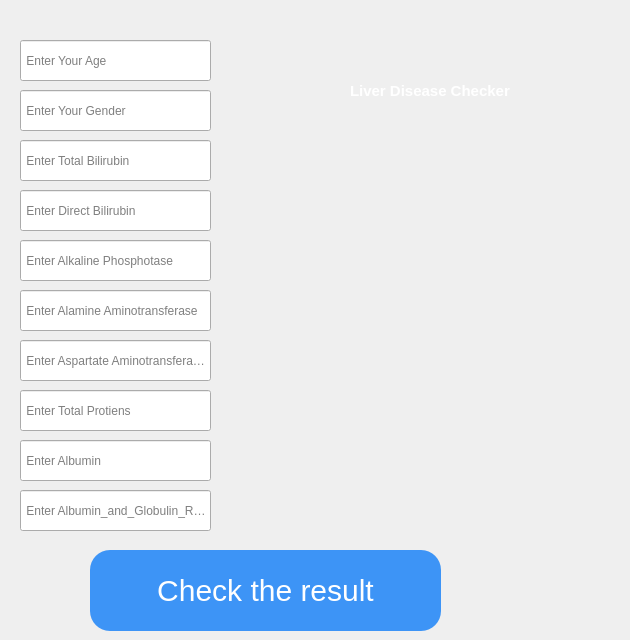
  <widget class="QWidget" name="centralwidget">
   <widget class="QLineEdit" name="lineEdit_1">
    <property name="geometry">
     <rect>
      <x>20</x>
      <y>40</y>
      <width>191</width>
      <height>41</height>
     </rect>
    </property>
    <property name="toolTip">
     <string/>
    </property>
    <property name="text">
     <string/>
    </property>
    <property name="placeholderText">
     <string> Enter Your Age</string>
    </property>
   </widget>
   <widget class="QLineEdit" name="lineEdit_2">
    <property name="geometry">
     <rect>
      <x>20</x>
      <y>90</y>
      <width>191</width>
      <height>41</height>
     </rect>
    </property>
    <property name="toolTip">
     <string/>
    </property>
    <property name="text">
     <string/>
    </property>
    <property name="placeholderText">
     <string> Enter Your Gender</string>
    </property>
   </widget>
   <widget class="QLineEdit" name="lineEdit_6">
    <property name="geometry">
     <rect>
      <x>20</x>
      <y>290</y>
      <width>191</width>
      <height>41</height>
     </rect>
    </property>
    <property name="toolTip">
     <string/>
    </property>
    <property name="text">
     <string/>
    </property>
    <property name="placeholderText">
     <string> Enter Alamine Aminotransferase</string>
    </property>
   </widget>
   <widget class="QLineEdit" name="lineEdit_3">
    <property name="geometry">
     <rect>
      <x>20</x>
      <y>140</y>
      <width>191</width>
      <height>41</height>
     </rect>
    </property>
    <property name="toolTip">
     <string/>
    </property>
    <property name="text">
     <string/>
    </property>
    <property name="placeholderText">
     <string> Enter Total Bilirubin</string>
    </property>
   </widget>
   <widget class="QPushButton" name="pushButton">
    <property name="geometry">
     <rect>
      <x>90</x>
      <y>550</y>
      <width>351</width>
      <height>81</height>
     </rect>
    </property>
    <property name="styleSheet">
     <string notr="true">.QPushButton {
   background: #3D94F6;
   background-image: -webkit-linear-gradient(top, #3D94F6, #1E62D0);
   background-image: -moz-linear-gradient(top, #3D94F6, #1E62D0);
   background-image: -ms-linear-gradient(top, #3D94F6, #1E62D0);
   background-image: -o-linear-gradient(top, #3D94F6, #1E62D0);
   background-image: linear-gradient(to bottom, #3D94F6, #1E62D0);
   -webkit-border-radius: 20px;
   -moz-border-radius: 20px;
   border-radius: 20px;
   color: #FFFFFF;
   font-family: Arial;
   font-size: 30px;
   font-weight: 250;
   padding: 3px;
   box-shadow: 1px 1px 20px 0px #000000;
   -webkit-box-shadow: 1px 1px 20px 0px #000000;
   -moz-box-shadow: 1px 1px 20px 0px #000000;
   text-shadow: 1px 1px 20px #000000;
   border: solid #337FED 1px;
   text-decoration: none;
   display: inline-block;
   cursor: pointer;
   text-align: center;
}

.QPushButton:hover {
   border: solid #337FED 1px;
   background: #1E62D0;
   background-image: -webkit-linear-gradient(top, #1E62D0, #3D94F6);
   background-image: -moz-linear-gradient(top, #1E62D0, #3D94F6);
   background-image: -ms-linear-gradient(top, #1E62D0, #3D94F6);
   background-image: -o-linear-gradient(top, #1E62D0, #3D94F6);
   background-image: linear-gradient(to bottom, #1E62D0, #3D94F6);
   -webkit-border-radius: 20px;
   -moz-border-radius: 20px;
   border-radius: 20px;
   text-decoration: none;
}</string>
    </property>
    <property name="text">
     <string>Check the result</string>
    </property>
   </widget>
   <widget class="QLabel" name="label_3">
    <property name="geometry">
     <rect>
      <x>350</x>
      <y>60</y>
      <width>211</width>
      <height>61</height>
     </rect>
    </property>
    <property name="styleSheet">
     <string notr="true">.QLabel {

     color: #FFFFFF;
   font-family: Arial;
   font-size: 15px;
   font-weight: 500;
   
   
}

</string>
    </property>
    <property name="text">
     <string>Liver Disease Checker </string>
    </property>
   </widget>
   <widget class="QLineEdit" name="lineEdit_5">
    <property name="geometry">
     <rect>
      <x>20</x>
      <y>240</y>
      <width>191</width>
      <height>41</height>
     </rect>
    </property>
    <property name="toolTip">
     <string/>
    </property>
    <property name="text">
     <string/>
    </property>
    <property name="placeholderText">
     <string> Enter Alkaline Phosphotase</string>
    </property>
   </widget>
   <widget class="QLineEdit" name="lineEdit_4">
    <property name="geometry">
     <rect>
      <x>20</x>
      <y>190</y>
      <width>191</width>
      <height>41</height>
     </rect>
    </property>
    <property name="toolTip">
     <string/>
    </property>
    <property name="text">
     <string/>
    </property>
    <property name="placeholderText">
     <string> Enter Direct Bilirubin</string>
    </property>
   </widget>
   <widget class="QLineEdit" name="lineEdit_8">
    <property name="geometry">
     <rect>
      <x>20</x>
      <y>390</y>
      <width>191</width>
      <height>41</height>
     </rect>
    </property>
    <property name="toolTip">
     <string/>
    </property>
    <property name="text">
     <string/>
    </property>
    <property name="placeholderText">
     <string> Enter Total Protiens</string>
    </property>
   </widget>
   <widget class="QLineEdit" name="lineEdit_7">
    <property name="geometry">
     <rect>
      <x>20</x>
      <y>340</y>
      <width>191</width>
      <height>41</height>
     </rect>
    </property>
    <property name="toolTip">
     <string/>
    </property>
    <property name="text">
     <string/>
    </property>
    <property name="placeholderText">
     <string> Enter Aspartate Aminotransferase </string>
    </property>
   </widget>
   <widget class="QLineEdit" name="lineEdit_9">
    <property name="geometry">
     <rect>
      <x>20</x>
      <y>440</y>
      <width>191</width>
      <height>41</height>
     </rect>
    </property>
    <property name="toolTip">
     <string/>
    </property>
    <property name="text">
     <string/>
    </property>
    <property name="placeholderText">
     <string> Enter Albumin</string>
    </property>
   </widget>
   <widget class="QLineEdit" name="lineEdit_10">
    <property name="geometry">
     <rect>
      <x>20</x>
      <y>490</y>
      <width>191</width>
      <height>41</height>
     </rect>
    </property>
    <property name="toolTip">
     <string/>
    </property>
    <property name="text">
     <string/>
    </property>
    <property name="placeholderText">
     <string> Enter Albumin_and_Globulin_Ratio</string>
    </property>
   </widget>
   <widget class="QLabel" name="label_2">
    <property name="geometry">
     <rect>
      <x>260</x>
      <y>110</y>
      <width>361</width>
      <height>411</height>
     </rect>
    </property>
    <property name="text">
     <string/>
    </property>
    <property name="pixmap">
     <pixmap>img/liver.png</pixmap>
    </property>
    <property name="scaledContents">
     <bool>true</bool>
    </property>
   </widget>
  </widget>
